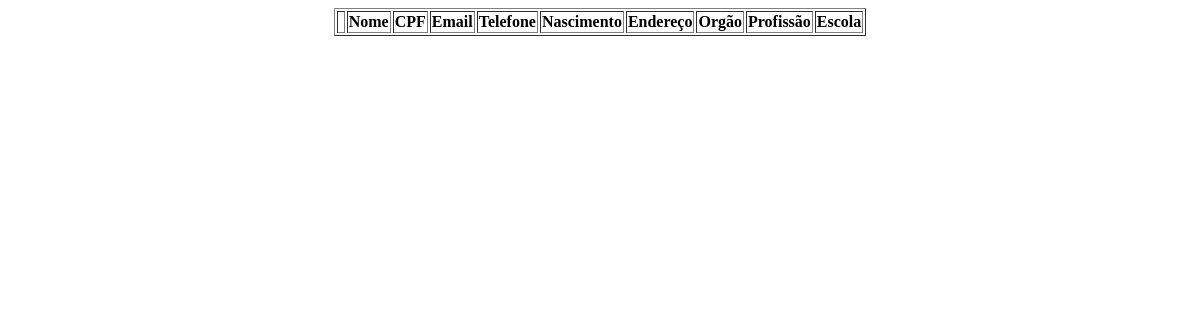
Before: /listar.php with the older database file.
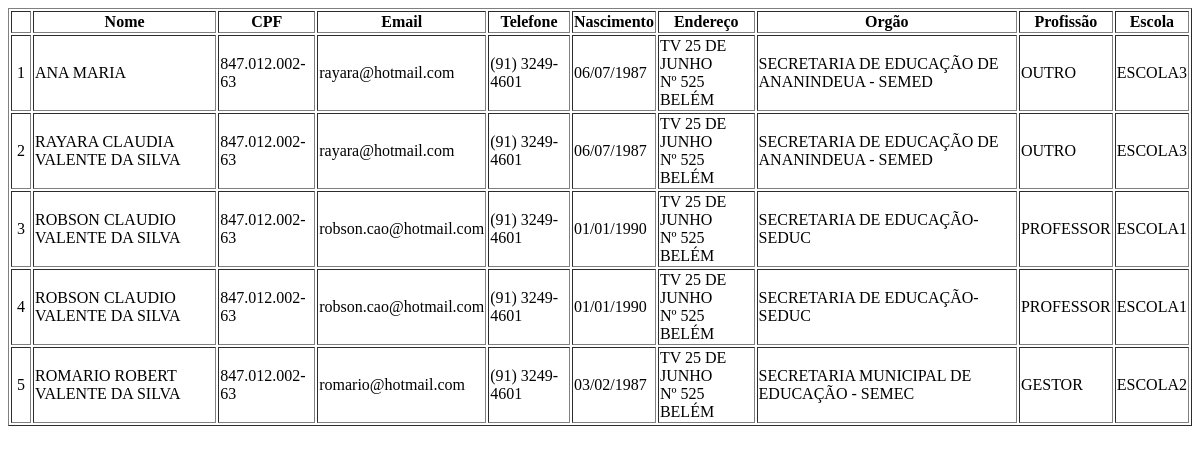
After: the same page with the newer database file.
### tables this page shows
CREATE TABLE IF NOT EXISTS `1_formulario` (
  `id` int(11) NOT NULL AUTO_INCREMENT,
  `nome` varchar(100) NOT NULL,
  `cpf` varchar(14) NOT NULL,
  `email` varchar(70) NOT NULL,
  `telefone` varchar(14) NOT NULL,
  `nascimento` date NOT NULL,
  `endereco` varchar(100) NOT NULL,
  `complemento` varchar(100) DEFAULT NULL,
  `cidade` varchar(20) NOT NULL,
  `profissao` varchar(20) NOT NULL,
  `outra_profissao` varchar(50) DEFAULT NULL,
  `orgao` varchar(70) NOT NULL,
  `escola` varchar(100) NOT NULL,
  PRIMARY KEY (`id`)
);

### listar.php (the view, shortened to what this page needs)
<!doctype html>
<html>
<head>
</head>
<body>
<?php
$tabela = "
<table id='tab_lista'  border='1' align='center'>
  <tr>
  	<th scope='col'>&nbsp;</th>
    <th scope='col'>Nome</th>
    <th scope='col'>CPF</th>
    <th scope='col'>Email</th>
    <th scope='col'>Telefone</th>
    <th scope='col'>Nascimento</th>
    <th scope='col'>Endereço</th>
    <th scope='col'>Orgão</th>
    <th scope='col'>Profissão</th>
    <th scope='col'>Escola</th>
  </tr>
" ;
$ordem = "";
$filtro = "";
	$sql = "SELECT * FROM 1_formulario $filtro ORDER BY $ordem nome";
	$query = mysql_query($sql);
	$cont = 1;
	$result = "";
	while($l = mysql_fetch_array($query)) {
		$nome 		= $l["nome"];
		$cpf		= $l["cpf"];
		$email		= $l["email"];
		$telefone	= $l["telefone"];
		$nascimento	= implode("/", array_reverse(explode("-", $l["nascimento"])));
		$endereco	= $l["endereco"];
		$complemento= $l["complemento"];
		$cidade		= $l["cidade"];
		$profissao	= $l["profissao"];
		$orgao		= $l["orgao"];
		$escola		= $l["escola"];
		$result .= "
		<tr>
			<td style='padding:5px;'>$cont</td>
			<td>$nome</td>
			<td>$cpf</td>
			<td>$email</td>
			<td>$telefone</td>
			<td>$nascimento</td>
			<td>$endereco<br>$complemento<br>$cidade</td>
			<td>$orgao</td>
			<td>$profissao</td>
			<td>$escola</td>
		</tr>\n";
		$cont++;
	}
	echo $tabela . $result;
?>
</table>
</body>
</html>

Changed rows visible on the page:
added 1_formulario: nome "ANA MARIA", cpf "847.012.002-63", email "rayara@hotmail.com", telefone "(91) 3249-4601", nascimento "06/07/1987", endereco "TV 25 DE JUNHO", complemento "Nº 525", cidade "BELÉM", orgao "SECRETARIA DE EDUCAÇÃO DE ANANINDEUA - SEMED", profissao "OUTRO", escola "ESCOLA3"
added 1_formulario: nome "RAYARA CLAUDIA VALENTE DA SILVA", cpf "847.012.002-63", email "rayara@hotmail.com", telefone "(91) 3249-4601", nascimento "06/07/1987", endereco "TV 25 DE JUNHO", complemento "Nº 525", cidade "BELÉM", orgao "SECRETARIA DE EDUCAÇÃO DE ANANINDEUA - SEMED", profissao "OUTRO", escola "ESCOLA3"
added 1_formulario: nome "ROBSON CLAUDIO VALENTE DA SILVA", cpf "847.012.002-63", email "robson.cao@hotmail.com", telefone "(91) 3249-4601", nascimento "01/01/1990", endereco "TV 25 DE JUNHO", complemento "Nº 525", cidade "BELÉM", orgao "SECRETARIA DE EDUCAÇÃO- SEDUC", profissao "PROFESSOR", escola "ESCOLA1"
added 1_formulario: nome "ROBSON CLAUDIO VALENTE DA SILVA", cpf "847.012.002-63", email "robson.cao@hotmail.com", telefone "(91) 3249-4601", nascimento "01/01/1990", endereco "TV 25 DE JUNHO", complemento "Nº 525", cidade "BELÉM", orgao "SECRETARIA DE EDUCAÇÃO- SEDUC", profissao "PROFESSOR", escola "ESCOLA1"
added 1_formulario: nome "ROMARIO ROBERT VALENTE DA SILVA", cpf "847.012.002-63", email "romario@hotmail.com", telefone "(91) 3249-4601", nascimento "03/02/1987", endereco "TV 25 DE JUNHO", complemento "Nº 525", cidade "BELÉM", orgao "SECRETARIA MUNICIPAL DE EDUCAÇÃO - SEMEC", profissao "GESTOR", escola "ESCOLA2"
